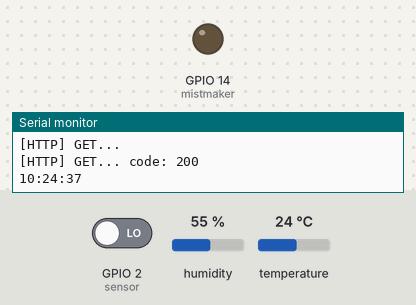
The sketch below on a simulated ESP32. Parts: output pins drawn as LEDs (lit = HIGH), the last lines printed to the serial monitor. The test bench sets the inputs (shaded band); at power-on: humidity 55 %, GPIO 2 (sensor) LOW, temperature 24 °C. WiFi joins after 1.5 s; servers stay silent unless stated; network time is answered at once with the bench clock; uploads are accepted with an empty reply; the local clock reads 2024-03-15 10:24:30 at power-on unless the sketch sets it; the camera gives no picture.

Above: at 8.4 s.
8.5 s: humidity set to 64 %
12.1 s: humidity set to 67 %
At 13.8 s:
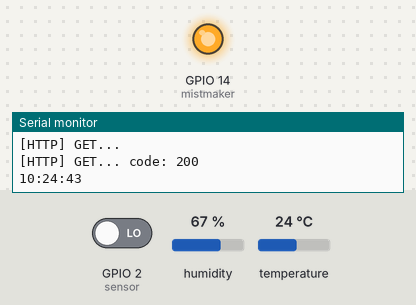
19.3 s: humidity set to 56 %
24.3 s: humidity set to 53 %
At 25.9 s:
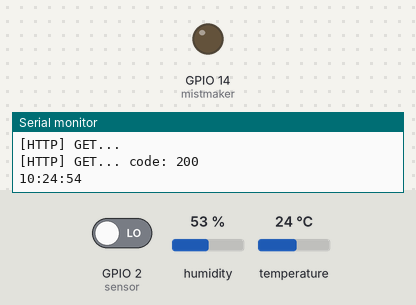
27.9 s: humidity set to 68 %
At 31.9 s:
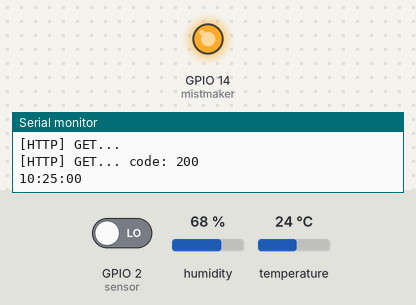
Timing chart, 0 to 32.5 s (numbered marks = the images above; inputs shaded):
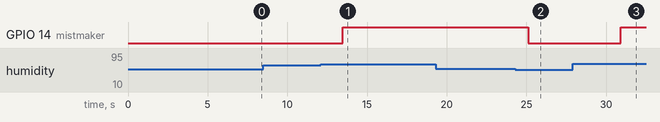

The sketch:

send.ino
```cpp
#include <WiFi.h>       //import library sampai line8
#include "soc/soc.h"
#include "soc/rtc_cntl_reg.h"
#include "esp_camera.h"
#include <WiFi.h>
#include <NTPClient.h>
#include <WiFiUdp.h>
#include <HTTPClient.h>

#include "DHT.h"

#define DHTPIN 4        //dht pin 4/di GPIO 4
#define DHTTYPE DHT22   //tipe dht
String datatelur="init";
int val = 0;
// Define NTP Client to get time
WiFiUDP ntpUDP;
NTPClient timeClient(ntpUDP);

// Variables to save date and time
String formattedDate;
String dayStamp;
String timeStamp;

const char* ssid = "Polinema_hotspot_UKM";  //masuk ke hotspot mana
const char* password = "polinemaUKM";

String serverName = "47.254.244.187";   // server backend nya,mau dimasukkan kmn datanya
//String serverName = "example.com";   // OR REPLACE WITH YOUR DOMAIN NAME

String serverPath = "/file-upload";     //path dr backend,mengarah ke backend. kl upload gambar kesitu /file-upload

const int serverPort = 5000;

WiFiClient client;

// CAMERA_MODEL_AI_THINKER
#define PWDN_GPIO_NUM     32
#define RESET_GPIO_NUM    -1
#define XCLK_GPIO_NUM      0
#define SIOD_GPIO_NUM     26
#define SIOC_GPIO_NUM     27

#define Y9_GPIO_NUM       35
#define Y8_GPIO_NUM       34
#define Y7_GPIO_NUM       39
#define Y6_GPIO_NUM       36
#define Y5_GPIO_NUM       21
#define Y4_GPIO_NUM       19
#define Y3_GPIO_NUM       18
#define Y2_GPIO_NUM        5
#define VSYNC_GPIO_NUM    25
#define HREF_GPIO_NUM     23
#define PCLK_GPIO_NUM     22

const int timerInterval = 30000;    // time between each HTTP POST image
unsigned long previousMillis = 0;   // last time image was sent

DHT dht(DHTPIN, DHTTYPE);
int state = LOW;
int mistmaker = 14;
void setup() {
  WRITE_PERI_REG(RTC_CNTL_BROWN_OUT_REG, 0);
  Serial.begin(115200);

  WiFi.mode(WIFI_STA);
  Serial.println();
  Serial.print("Connecting to ");
  Serial.println(ssid);
  WiFi.begin(ssid, password);  //step utk menghubungkan ke wifi smpai line 73 dgn masukkan ssid&pass td
  while (WiFi.status() != WL_CONNECTED) {
    Serial.print(".");
    delay(500);
  }
  Serial.println();
  Serial.print("ESP32-CAM IP Address: ");
  Serial.println(WiFi.localIP());

  camera_config_t config;
  config.ledc_channel = LEDC_CHANNEL_0;
  config.ledc_timer = LEDC_TIMER_0;
  config.pin_d0 = Y2_GPIO_NUM;
  config.pin_d1 = Y3_GPIO_NUM;
  config.pin_d2 = Y4_GPIO_NUM;
  config.pin_d3 = Y5_GPIO_NUM;
  config.pin_d4 = Y6_GPIO_NUM;
  config.pin_d5 = Y7_GPIO_NUM;
  config.pin_d6 = Y8_GPIO_NUM;
  config.pin_d7 = Y9_GPIO_NUM;
  config.pin_xclk = XCLK_GPIO_NUM;
  config.pin_pclk = PCLK_GPIO_NUM;
  config.pin_vsync = VSYNC_GPIO_NUM;
  config.pin_href = HREF_GPIO_NUM;
  config.pin_sscb_sda = SIOD_GPIO_NUM;
  config.pin_sscb_scl = SIOC_GPIO_NUM;
  config.pin_pwdn = PWDN_GPIO_NUM;
  config.pin_reset = RESET_GPIO_NUM;
  config.xclk_freq_hz = 20000000;
  config.pixel_format = PIXFORMAT_JPEG;

  // init with high specs to pre-allocate larger buffers
  if(psramFound()){
    config.frame_size = FRAMESIZE_SVGA;
    config.jpeg_quality = 10;  //0-63 lower number means higher quality
    config.fb_count = 2;
  } else {
    config.frame_size = FRAMESIZE_CIF;
    config.jpeg_quality = 12;  //0-63 lower number means higher quality
    config.fb_count = 1;
  }

  // camera init
  esp_err_t err = esp_camera_init(&config);
  if (err != ESP_OK) {
    Serial.printf("Camera init failed with error 0x%x", err);
    delay(1000);
    ESP.restart();
  }

//    digitalWrite(0,LOW);

  pinMode(2, INPUT);
  timeClient.begin();
  timeClient.setTimeOffset(3600);
  dht.begin();
  delay(5000);
  sendPhoto();     //(didlm voidsetup)bakal ngeofoto pas awal dinyalain/ngecapture foto baru
  pinMode(0, OUTPUT);
  pinMode(mistmaker, OUTPUT);
}

void loop() {      //main programnya, ngambil data2nya dr sensor2
  float h = dht.readHumidity();    //membaca kelembaban
  // Read temperature as Celsius (the default)
  float t = dht.readTemperature();   //membaca suhu
  float f = dht.readTemperature(true);

  if (isnan(h) || isnan(t) || isnan(f)) {
   Serial.println(F("Failed to read from DHT sensor!"));
   return;
  }
  // Compute heat index in Fahrenheit (the default)
  float hif = dht.computeHeatIndex(f, h);
  // Compute heat index in Celsius (isFahreheit = false)
  float hic = dht.computeHeatIndex(t, h, false);

  String fieldwaktu = getTimeNTP();   //ngambil waktu
  String fieldtelur = functelur();    //ngambil sttstelur detected/stopped
  if(fieldtelur=="Detected"){
    sendPhoto();
  }
//
  updatesensor("http://47.254.244.187/updatesens.php?hum="+String(h)+"&temp="+String(t)+"&telur="+fieldtelur);  //update datanya utk dikirim ke server
  Serial.println(fieldwaktu);
  if (fieldwaktu == "14:00:00" ||fieldwaktu == "14:01:00" ||fieldwaktu == "14:02:00" ||fieldwaktu == "14:03:00"){
    sendPhoto();
  }
  if (t>40){              //lebih besar dr 40 lampunya mati, knp kebalik krn relay dipasang aktif low
    digitalWrite(0,HIGH); //bakal mati kl diksh input high
  }else if(t<36){         //lebih kecil dr 36 lampunya nyala
    digitalWrite(0,LOW);  //bakal nyala kl diksh input low
  }else{
    //nothing
  }

  if (h>65){              //lebih besar dr 40 lampunya mati, knp kebalik krn relay dipasang aktif low
    digitalWrite(mistmaker,HIGH); //bakal mati kl diksh input high
  }else if(h<55){         //lebih kecil dr 36 lampunya nyala
    digitalWrite(mistmaker ,LOW);  //bakal nyala kl diksh input low
  }else{
    //nothing
  }
  delay(2500);
}
```

functelur.ino
```cpp
String functelur(){
  val = digitalRead(2);   // read sensor value
  if (val == HIGH) {           // check if th
    delay(100);                // delay 100 milliseconds

    if (state == LOW) {
      datatelur = "Detected";
      Serial.println("Motion detected!");
      state = HIGH;       // update variable state to HIGH
    }
  }
  else {
      delay(200);             // delay 200 milliseconds

      if (state == HIGH){
        datatelur = "Stopped";
        Serial.println("Motion stopped!");
        state = LOW;       // update variable state to LOW
    }
  }
  return datatelur;
}
```

ntp.ino
```cpp
String getTimeNTP(){
  while(!timeClient.update()) {
    timeClient.forceUpdate();
  }
  formattedDate = timeClient.getFormattedDate();
//  Serial.println(formattedDate);

  // Extract date
  int splitT = formattedDate.indexOf("T");
  // Extract time
  return timeStamp = formattedDate.substring(splitT+1, formattedDate.length()-1);

}
```

restapi.ino
```cpp
String sendPhoto() {
  String getAll;
  String getBody;

  camera_fb_t * fb = NULL;
  fb = esp_camera_fb_get();
  if(!fb) {
    Serial.println("Camera capture failed");
    delay(1000);
    ESP.restart();
  }

  Serial.println("Connecting to server: " + serverName);

  if (client.connect(serverName.c_str(), serverPort)) {
    Serial.println("Connection successful!");
    String head = "--RandomNerdTutorials\r\nContent-Disposition: form-data; name=\"file\"; filename=\"esp32-cam.jpg\"\r\nContent-Type: image/jpeg\r\n\r\n";
    String tail = "\r\n--RandomNerdTutorials--\r\n";

    uint32_t imageLen = fb->len;
    uint32_t extraLen = head.length() + tail.length();
    uint32_t totalLen = imageLen + extraLen;

    client.println("POST " + serverPath + " HTTP/1.1");
    client.println("Host: " + serverName);
    client.println("Content-Length: " + String(totalLen));
    client.println("Content-Type: multipart/form-data; boundary=RandomNerdTutorials");
    client.println();
    client.print(head);

    uint8_t *fbBuf = fb->buf;
    size_t fbLen = fb->len;
    for (size_t n=0; n<fbLen; n=n+1024) {
      if (n+1024 < fbLen) {
        client.write(fbBuf, 1024);
        fbBuf += 1024;
      }
      else if (fbLen%1024>0) {
        size_t remainder = fbLen%1024;
        client.write(fbBuf, remainder);
      }
    }
    client.print(tail);

    esp_camera_fb_return(fb);

    int timoutTimer = 10000;
    long startTimer = millis();
    boolean state = false;

    while ((startTimer + timoutTimer) > millis()) {
      Serial.print(".");
      delay(100);
      while (client.available()) {
        char c = client.read();
        if (c == '\n') {
          if (getAll.length()==0) { state=true; }
          getAll = "";
        }
        else if (c != '\r') { getAll += String(c); }
        if (state==true) { getBody += String(c); }
        startTimer = millis();
      }
      if (getBody.length()>0) { break; }
    }
    Serial.println();
    client.stop();
    Serial.println(getBody);
  }
  else {
    getBody = "Connection to " + serverName +  " failed.";
    Serial.println(getBody);
  }
  return getBody;
}
```

sqlpush.ino
```cpp
int updatesensor(String url){
  HTTPClient http;

        Serial.print("[HTTP] begin...\n");
        // configure traged server and url
        //http.begin("https://www.howsmyssl.com/a/check", ca); //HTTPS

        http.begin(url); //HTTP

        Serial.print("[HTTP] GET...\n");
        // start connection and send HTTP header
        int httpCode = http.GET();

        // httpCode will be negative on error
        if(httpCode > 0) {
            // HTTP header has been send and Server response header has been handled
            Serial.printf("[HTTP] GET... code: %d\n", httpCode);

            // file found at server
            if(httpCode == HTTP_CODE_OK) {
                String payload = http.getString();
                Serial.println(payload);
            }
        } else {
            Serial.printf("[HTTP] GET... failed, error: %s\n", http.errorToString(httpCode).c_str());
        }

        http.end();
        return 1;
}
```

Measured:
- the behaviour switches between 65 and 66 % on humidity (found by bisection; images 0 and 1)
- the behaviour switches between 55 and 54 % on humidity (found by bisection; images 1 and 2)
- after the input at 12.1 s, GPIO 14 (mistmaker): LOW → HIGH after 1.4 s
- after the input at 24.3 s, GPIO 14 (mistmaker): HIGH → LOW after 0.80 s
- after the input at 27.9 s, GPIO 14 (mistmaker): LOW → HIGH after 3.0 s
